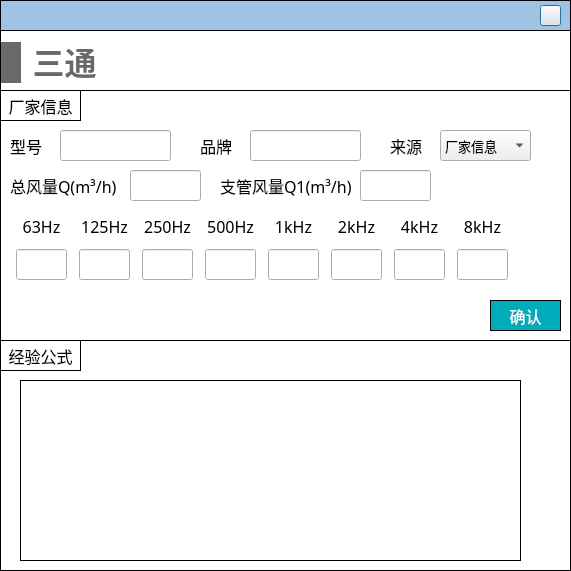
<?xml version="1.0" encoding="UTF-8"?>
<ui version="4.0">
 <class>Dialog_tee</class>
 <widget class="QDialog" name="Dialog_tee">
  <property name="geometry">
   <rect>
    <x>0</x>
    <y>0</y>
    <width>571</width>
    <height>571</height>
   </rect>
  </property>
  <property name="font">
   <font>
    <family>黑体</family>
   </font>
  </property>
  <property name="windowTitle">
   <string>Dialog</string>
  </property>
  <property name="styleSheet">
   <string notr="true">#Dialog_tee
{
background-color:white;
}

QLineEdit 
{
font-family: 'Microsoft YaHei';
font-size: 13px;
}

QComboBox
{
font-family: 'Microsoft YaHei';
font-size: 13px;
}</string>
  </property>
  <widget class="QWidget" name="widget_top" native="true">
   <property name="geometry">
    <rect>
     <x>0</x>
     <y>0</y>
     <width>571</width>
     <height>31</height>
    </rect>
   </property>
   <property name="styleSheet">
    <string notr="true">#widget_top
{
border: 1px solid #000000;
background-color: rgb(157, 196, 229);
	background-color: rgb(157, 196, 229);
}</string>
   </property>
   <widget class="QPushButton" name="close">
    <property name="geometry">
     <rect>
      <x>540</x>
      <y>5</y>
      <width>21</width>
      <height>21</height>
     </rect>
    </property>
    <property name="styleSheet">
     <string notr="true">border-image: url(:/images/image/closeWindow.jpg);</string>
    </property>
    <property name="text">
     <string/>
    </property>
   </widget>
  </widget>
  <widget class="QWidget" name="widget_terminal" native="true">
   <property name="geometry">
    <rect>
     <x>0</x>
     <y>30</y>
     <width>571</width>
     <height>541</height>
    </rect>
   </property>
   <property name="styleSheet">
    <string notr="true">#widget_terminal
{
border: 1px solid #000000;
}</string>
   </property>
   <widget class="QWidget" name="layoutWidget_17">
    <property name="geometry">
     <rect>
      <x>1</x>
      <y>10</y>
      <width>101</width>
      <height>45</height>
     </rect>
    </property>
    <layout class="QHBoxLayout" name="horizontalLayout_30">
     <item>
      <widget class="QLabel" name="label_40">
       <property name="minimumSize">
        <size>
         <width>20</width>
         <height>41</height>
        </size>
       </property>
       <property name="maximumSize">
        <size>
         <width>20</width>
         <height>41</height>
        </size>
       </property>
       <property name="styleSheet">
        <string notr="true">QLabel { 
border: none; 
background-color : rgb(105, 105, 105);
}</string>
       </property>
       <property name="text">
        <string/>
       </property>
      </widget>
     </item>
     <item>
      <widget class="QLabel" name="label_41">
       <property name="font">
        <font>
         <family>Microsoft YaHei</family>
         <pointsize>24</pointsize>
         <bold>true</bold>
        </font>
       </property>
       <property name="styleSheet">
        <string notr="true">QLabel { 
border: none; 
color : rgb(105, 105, 105);
}</string>
       </property>
       <property name="text">
        <string>三通</string>
       </property>
       <property name="alignment">
        <set>Qt::AlignBottom|Qt::AlignHCenter</set>
       </property>
      </widget>
     </item>
    </layout>
   </widget>
   <widget class="QWidget" name="widget" native="true">
    <property name="geometry">
     <rect>
      <x>0</x>
      <y>310</y>
      <width>571</width>
      <height>231</height>
     </rect>
    </property>
    <property name="styleSheet">
     <string notr="true">border: 1px solid #000000;</string>
    </property>
    <widget class="QLabel" name="label_18">
     <property name="geometry">
      <rect>
       <x>0</x>
       <y>0</y>
       <width>81</width>
       <height>31</height>
      </rect>
     </property>
     <property name="font">
      <font>
       <family>黑体</family>
       <pointsize>12</pointsize>
      </font>
     </property>
     <property name="text">
      <string>经验公式</string>
     </property>
     <property name="alignment">
      <set>Qt::AlignCenter</set>
     </property>
    </widget>
    <widget class="QLabel" name="label_3">
     <property name="geometry">
      <rect>
       <x>20</x>
       <y>40</y>
       <width>501</width>
       <height>181</height>
      </rect>
     </property>
     <property name="styleSheet">
      <string notr="true">border-image: url(:/images/image/tee_descri.png);</string>
     </property>
     <property name="text">
      <string/>
     </property>
    </widget>
   </widget>
   <widget class="QWidget" name="widget_2" native="true">
    <property name="geometry">
     <rect>
      <x>0</x>
      <y>60</y>
      <width>571</width>
      <height>251</height>
     </rect>
    </property>
    <property name="styleSheet">
     <string notr="true">#widget_2
{
border: 1px solid #000000;
}

QLabel
{
font-family: '黑体';
font-size: 16px;
}

QLineEdit
{
font-family: '黑体';
}</string>
    </property>
    <widget class="QLineEdit" name="lineEdit_brand">
     <property name="geometry">
      <rect>
       <x>250</x>
       <y>40</y>
       <width>111</width>
       <height>31</height>
      </rect>
     </property>
     <property name="font">
      <font>
       <family>黑体</family>
       <pointsize>-1</pointsize>
      </font>
     </property>
    </widget>
    <widget class="QLineEdit" name="lineEdit_q1">
     <property name="geometry">
      <rect>
       <x>360</x>
       <y>80</y>
       <width>71</width>
       <height>31</height>
      </rect>
     </property>
     <property name="font">
      <font>
       <family>黑体</family>
       <pointsize>-1</pointsize>
      </font>
     </property>
    </widget>
    <widget class="QLabel" name="label_16">
     <property name="geometry">
      <rect>
       <x>200</x>
       <y>40</y>
       <width>41</width>
       <height>31</height>
      </rect>
     </property>
     <property name="font">
      <font>
       <family>黑体</family>
       <pointsize>-1</pointsize>
      </font>
     </property>
     <property name="text">
      <string>品牌</string>
     </property>
    </widget>
    <widget class="QLabel" name="label_17">
     <property name="geometry">
      <rect>
       <x>220</x>
       <y>80</y>
       <width>131</width>
       <height>31</height>
      </rect>
     </property>
     <property name="font">
      <font>
       <family>黑体</family>
       <pointsize>-1</pointsize>
      </font>
     </property>
     <property name="text">
      <string>支管风量Q1(m³/h)</string>
     </property>
    </widget>
    <widget class="QLabel" name="label_19">
     <property name="geometry">
      <rect>
       <x>10</x>
       <y>80</y>
       <width>111</width>
       <height>31</height>
      </rect>
     </property>
     <property name="font">
      <font>
       <family>黑体</family>
       <pointsize>-1</pointsize>
      </font>
     </property>
     <property name="text">
      <string>总风量Q(m³/h)</string>
     </property>
    </widget>
    <widget class="QLineEdit" name="lineEdit_q">
     <property name="geometry">
      <rect>
       <x>130</x>
       <y>80</y>
       <width>71</width>
       <height>31</height>
      </rect>
     </property>
     <property name="font">
      <font>
       <family>黑体</family>
       <pointsize>-1</pointsize>
      </font>
     </property>
    </widget>
    <widget class="QLabel" name="label_20">
     <property name="geometry">
      <rect>
       <x>0</x>
       <y>0</y>
       <width>81</width>
       <height>31</height>
      </rect>
     </property>
     <property name="font">
      <font>
       <family>黑体</family>
       <pointsize>-1</pointsize>
      </font>
     </property>
     <property name="styleSheet">
      <string notr="true">border: 1px solid #000000;</string>
     </property>
     <property name="text">
      <string>厂家信息</string>
     </property>
     <property name="alignment">
      <set>Qt::AlignCenter</set>
     </property>
    </widget>
    <widget class="QPushButton" name="pushButton_confirm">
     <property name="geometry">
      <rect>
       <x>490</x>
       <y>210</y>
       <width>71</width>
       <height>31</height>
      </rect>
     </property>
     <property name="font">
      <font>
       <family>黑体</family>
       <pointsize>12</pointsize>
      </font>
     </property>
     <property name="styleSheet">
      <string notr="true">QPushButton
{
	color:#ffffff; /*文字颜色*/
    background-color: #00ACB9;/*背景色*/
    border-radius:0px; /*边框倒角*/
	border: 1px solid #000000;
}


QPushButton:hover 
{
background-color: rgb(0,142,153);
color: white;
}</string>
     </property>
     <property name="text">
      <string>确认</string>
     </property>
    </widget>
    <widget class="QLineEdit" name="lineEdit_model">
     <property name="geometry">
      <rect>
       <x>60</x>
       <y>40</y>
       <width>111</width>
       <height>31</height>
      </rect>
     </property>
     <property name="font">
      <font>
       <family>黑体</family>
       <pointsize>-1</pointsize>
      </font>
     </property>
    </widget>
    <widget class="QLabel" name="label_29">
     <property name="geometry">
      <rect>
       <x>10</x>
       <y>40</y>
       <width>41</width>
       <height>31</height>
      </rect>
     </property>
     <property name="font">
      <font>
       <family>黑体</family>
       <pointsize>-1</pointsize>
      </font>
     </property>
     <property name="text">
      <string>型号</string>
     </property>
    </widget>
    <widget class="QComboBox" name="comboBox_data_source">
     <property name="geometry">
      <rect>
       <x>440</x>
       <y>40</y>
       <width>91</width>
       <height>31</height>
      </rect>
     </property>
     <property name="font">
      <font>
       <family>Microsoft YaHei</family>
       <pointsize>-1</pointsize>
      </font>
     </property>
     <item>
      <property name="text">
       <string>厂家信息</string>
      </property>
     </item>
     <item>
      <property name="text">
       <string>设计预估</string>
      </property>
     </item>
    </widget>
    <widget class="QLabel" name="label_32">
     <property name="geometry">
      <rect>
       <x>390</x>
       <y>40</y>
       <width>41</width>
       <height>31</height>
      </rect>
     </property>
     <property name="font">
      <font>
       <family>黑体</family>
       <pointsize>-1</pointsize>
      </font>
     </property>
     <property name="text">
      <string>来源</string>
     </property>
    </widget>
    <widget class="QWidget" name="layoutWidget">
     <property name="geometry">
      <rect>
       <x>10</x>
       <y>120</y>
       <width>511</width>
       <height>72</height>
      </rect>
     </property>
     <layout class="QHBoxLayout" name="horizontalLayout">
      <item>
       <layout class="QVBoxLayout" name="verticalLayout">
        <item>
         <widget class="QLabel" name="label_7">
          <property name="minimumSize">
           <size>
            <width>51</width>
            <height>31</height>
           </size>
          </property>
          <property name="maximumSize">
           <size>
            <width>51</width>
            <height>31</height>
           </size>
          </property>
          <property name="font">
           <font>
            <family>黑体</family>
            <pointsize>-1</pointsize>
           </font>
          </property>
          <property name="text">
           <string>63Hz</string>
          </property>
          <property name="alignment">
           <set>Qt::AlignCenter</set>
          </property>
         </widget>
        </item>
        <item>
         <widget class="QLineEdit" name="lineEdit_63">
          <property name="minimumSize">
           <size>
            <width>51</width>
            <height>31</height>
           </size>
          </property>
          <property name="maximumSize">
           <size>
            <width>51</width>
            <height>31</height>
           </size>
          </property>
          <property name="alignment">
           <set>Qt::AlignCenter</set>
          </property>
          <property name="readOnly">
           <bool>true</bool>
          </property>
         </widget>
        </item>
       </layout>
      </item>
      <item>
       <layout class="QVBoxLayout" name="verticalLayout_2">
        <item>
         <widget class="QLabel" name="label_8">
          <property name="minimumSize">
           <size>
            <width>51</width>
            <height>31</height>
           </size>
          </property>
          <property name="maximumSize">
           <size>
            <width>51</width>
            <height>31</height>
           </size>
          </property>
          <property name="font">
           <font>
            <family>黑体</family>
            <pointsize>-1</pointsize>
           </font>
          </property>
          <property name="text">
           <string>125Hz</string>
          </property>
          <property name="alignment">
           <set>Qt::AlignCenter</set>
          </property>
         </widget>
        </item>
        <item>
         <widget class="QLineEdit" name="lineEdit_125">
          <property name="minimumSize">
           <size>
            <width>51</width>
            <height>31</height>
           </size>
          </property>
          <property name="maximumSize">
           <size>
            <width>51</width>
            <height>31</height>
           </size>
          </property>
          <property name="alignment">
           <set>Qt::AlignCenter</set>
          </property>
          <property name="readOnly">
           <bool>true</bool>
          </property>
         </widget>
        </item>
       </layout>
      </item>
      <item>
       <layout class="QVBoxLayout" name="verticalLayout_3">
        <item>
         <widget class="QLabel" name="label_9">
          <property name="minimumSize">
           <size>
            <width>51</width>
            <height>31</height>
           </size>
          </property>
          <property name="maximumSize">
           <size>
            <width>51</width>
            <height>31</height>
           </size>
          </property>
          <property name="font">
           <font>
            <family>黑体</family>
            <pointsize>-1</pointsize>
           </font>
          </property>
          <property name="text">
           <string>250Hz</string>
          </property>
          <property name="alignment">
           <set>Qt::AlignCenter</set>
          </property>
         </widget>
        </item>
        <item>
         <widget class="QLineEdit" name="lineEdit_250">
          <property name="minimumSize">
           <size>
            <width>51</width>
            <height>31</height>
           </size>
          </property>
          <property name="maximumSize">
           <size>
            <width>51</width>
            <height>31</height>
           </size>
          </property>
          <property name="alignment">
           <set>Qt::AlignCenter</set>
          </property>
          <property name="readOnly">
           <bool>true</bool>
          </property>
         </widget>
        </item>
       </layout>
      </item>
      <item>
       <layout class="QVBoxLayout" name="verticalLayout_4">
        <item>
         <widget class="QLabel" name="label_10">
          <property name="minimumSize">
           <size>
            <width>51</width>
            <height>31</height>
           </size>
          </property>
          <property name="maximumSize">
           <size>
            <width>51</width>
            <height>31</height>
           </size>
          </property>
          <property name="font">
           <font>
            <family>黑体</family>
            <pointsize>-1</pointsize>
           </font>
          </property>
          <property name="text">
           <string>500Hz</string>
          </property>
          <property name="alignment">
           <set>Qt::AlignCenter</set>
          </property>
         </widget>
        </item>
        <item>
         <widget class="QLineEdit" name="lineEdit_500">
          <property name="minimumSize">
           <size>
            <width>51</width>
            <height>31</height>
           </size>
          </property>
          <property name="maximumSize">
           <size>
            <width>51</width>
            <height>31</height>
           </size>
          </property>
          <property name="alignment">
           <set>Qt::AlignCenter</set>
          </property>
          <property name="readOnly">
           <bool>true</bool>
          </property>
         </widget>
        </item>
       </layout>
      </item>
      <item>
       <layout class="QVBoxLayout" name="verticalLayout_5">
        <item>
         <widget class="QLabel" name="label_11">
          <property name="minimumSize">
           <size>
            <width>51</width>
            <height>31</height>
           </size>
          </property>
          <property name="maximumSize">
           <size>
            <width>51</width>
            <height>31</height>
           </size>
          </property>
          <property name="font">
           <font>
            <family>黑体</family>
            <pointsize>-1</pointsize>
           </font>
          </property>
          <property name="text">
           <string>1kHz</string>
          </property>
          <property name="alignment">
           <set>Qt::AlignCenter</set>
          </property>
         </widget>
        </item>
        <item>
         <widget class="QLineEdit" name="lineEdit_1k">
          <property name="minimumSize">
           <size>
            <width>51</width>
            <height>31</height>
           </size>
          </property>
          <property name="maximumSize">
           <size>
            <width>51</width>
            <height>31</height>
           </size>
          </property>
          <property name="alignment">
           <set>Qt::AlignCenter</set>
          </property>
          <property name="readOnly">
           <bool>true</bool>
          </property>
         </widget>
        </item>
       </layout>
      </item>
      <item>
       <layout class="QVBoxLayout" name="verticalLayout_6">
        <property name="spacing">
         <number>6</number>
        </property>
        <item>
         <widget class="QLabel" name="label_12">
          <property name="minimumSize">
           <size>
            <width>51</width>
            <height>31</height>
           </size>
          </property>
          <property name="maximumSize">
           <size>
            <width>51</width>
            <height>31</height>
           </size>
          </property>
          <property name="font">
           <font>
            <family>黑体</family>
            <pointsize>-1</pointsize>
           </font>
          </property>
          <property name="text">
           <string>2kHz</string>
          </property>
          <property name="alignment">
           <set>Qt::AlignCenter</set>
          </property>
         </widget>
        </item>
        <item>
         <widget class="QLineEdit" name="lineEdit_2k">
          <property name="minimumSize">
           <size>
            <width>51</width>
            <height>31</height>
           </size>
          </property>
          <property name="maximumSize">
           <size>
            <width>51</width>
            <height>31</height>
           </size>
          </property>
          <property name="alignment">
           <set>Qt::AlignCenter</set>
          </property>
          <property name="readOnly">
           <bool>true</bool>
          </property>
         </widget>
        </item>
       </layout>
      </item>
      <item>
       <layout class="QVBoxLayout" name="verticalLayout_7">
        <item>
         <widget class="QLabel" name="label_">
          <property name="minimumSize">
           <size>
            <width>51</width>
            <height>31</height>
           </size>
          </property>
          <property name="maximumSize">
           <size>
            <width>51</width>
            <height>31</height>
           </size>
          </property>
          <property name="font">
           <font>
            <family>黑体</family>
            <pointsize>-1</pointsize>
           </font>
          </property>
          <property name="text">
           <string>4kHz</string>
          </property>
          <property name="alignment">
           <set>Qt::AlignCenter</set>
          </property>
         </widget>
        </item>
        <item>
         <widget class="QLineEdit" name="lineEdit_4k">
          <property name="minimumSize">
           <size>
            <width>51</width>
            <height>31</height>
           </size>
          </property>
          <property name="maximumSize">
           <size>
            <width>51</width>
            <height>31</height>
           </size>
          </property>
          <property name="alignment">
           <set>Qt::AlignCenter</set>
          </property>
          <property name="readOnly">
           <bool>true</bool>
          </property>
         </widget>
        </item>
       </layout>
      </item>
      <item>
       <layout class="QVBoxLayout" name="verticalLayout_8">
        <item>
         <widget class="QLabel" name="label_14">
          <property name="minimumSize">
           <size>
            <width>51</width>
            <height>31</height>
           </size>
          </property>
          <property name="maximumSize">
           <size>
            <width>51</width>
            <height>31</height>
           </size>
          </property>
          <property name="font">
           <font>
            <family>黑体</family>
            <pointsize>-1</pointsize>
           </font>
          </property>
          <property name="text">
           <string>8kHz</string>
          </property>
          <property name="alignment">
           <set>Qt::AlignCenter</set>
          </property>
         </widget>
        </item>
        <item>
         <widget class="QLineEdit" name="lineEdit_8k">
          <property name="minimumSize">
           <size>
            <width>51</width>
            <height>31</height>
           </size>
          </property>
          <property name="maximumSize">
           <size>
            <width>51</width>
            <height>31</height>
           </size>
          </property>
          <property name="alignment">
           <set>Qt::AlignCenter</set>
          </property>
          <property name="readOnly">
           <bool>true</bool>
          </property>
         </widget>
        </item>
       </layout>
      </item>
     </layout>
    </widget>
   </widget>
  </widget>
 </widget>
 <resources/>
 <connections/>
</ui>
